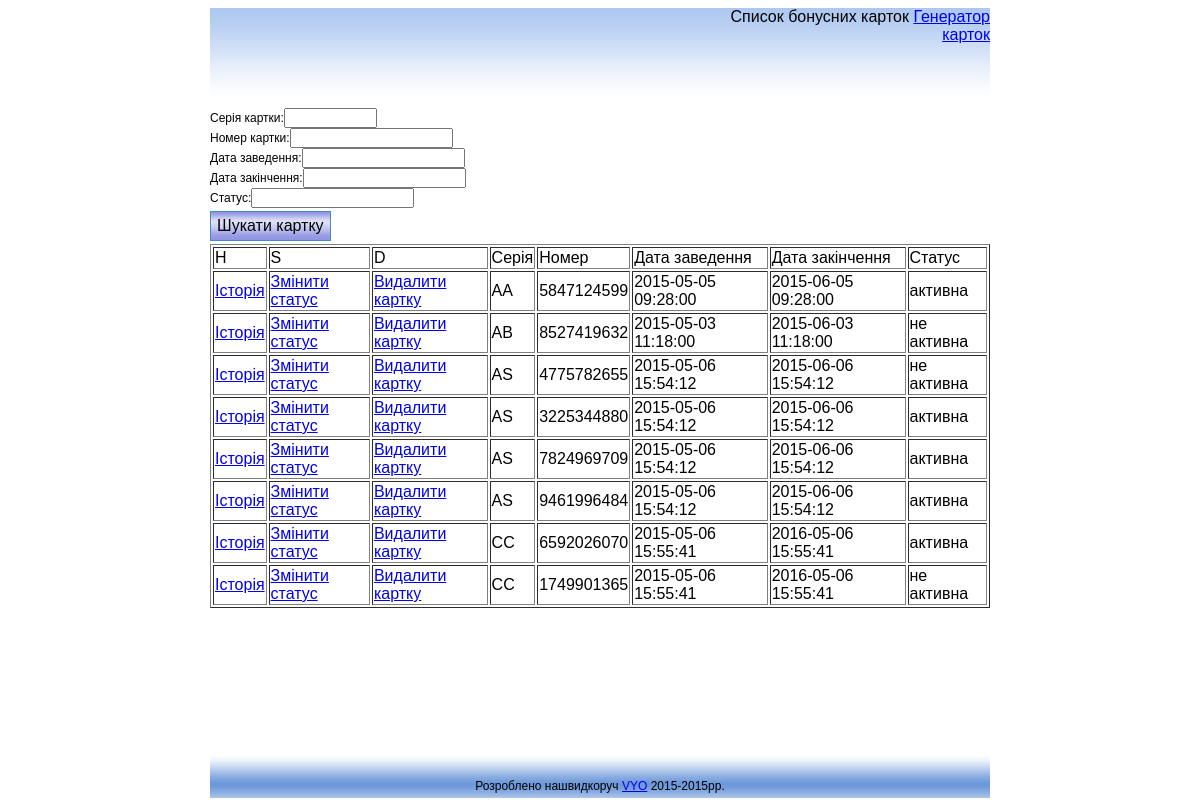
The page / on the database its author committed.
### tables this page shows
CREATE TABLE IF NOT EXISTS `card` (
  `id` int(11) NOT NULL AUTO_INCREMENT COMMENT 'Сурогатний ключ',
  `series` varchar(2) NOT NULL COMMENT 'Серія карти',
  `number` varchar(10) NOT NULL COMMENT 'Номер карти',
  `issuance_date` datetime NOT NULL COMMENT 'Дата випуску',
  `expiration_date` datetime NOT NULL COMMENT 'Дата закінчення активності',
  `use_date` datetime NOT NULL COMMENT 'Дата використання',
  `amount` decimal(12,2) NOT NULL COMMENT 'Сума',
  `status_id` int(11) NOT NULL COMMENT 'ID статусу',
  `del_sign` int(11) NOT NULL DEFAULT '0',
  PRIMARY KEY (`id`)
);

### logic/functions.php (called while the page is built, shortened)
<?php
	function db_query($query) {
		$result = mysql_query($query);
		return $result;
	}
?>

### logic/main.php (the view, shortened to what this page needs)
<?php
  if (isset($_POST['search_button'])) {
    $where_clauses = '';
    if (!is_empty($_POST['serch_series'])) $where_clauses .= ' AND C.series = "'.$_POST['serch_series'].'"';
    if (!is_empty($_POST['serch_number'])) $where_clauses .= ' AND C.number = "'.$_POST['serch_number'].'"';
    if (!is_empty($_POST['serch_issuance_date'])) $where_clauses .= ' AND C.issuance_date = "'.$_POST['serch_issuance_date'].'"';
    if (!is_empty($_POST['serch_expiration_date'])) $where_clauses .= ' AND C.expiration_date = "'.$_POST['serch_expiration_date'].'"';
    if (!is_empty($_POST['serch_status'])) $where_clauses .= ' AND S.name = "'.$_POST['serch_status'].'"';
  }
  else $where_clauses = '';
  $content['bonuscards_list'] = '';
  if (!$bonuscards_list_template = file_get_contents(TEMPLATE_DIR.'bonuscards_list.html')) {
    die('Cannot load bonuscards_list.html');
  }
  if (!$content['bonuscards_search'] = file_get_contents(TEMPLATE_DIR.'bonuscards_search.html'))
  {
    die('Cannot load bonuscards_search.html');
  }
  $select_query = 'SELECT COUNT(*) FROM card C JOIN status S ON C.status_id = S.id AND C.del_sign = 0 WHERE del_sign = 0'.$where_clauses;
  $result_query = db_query($select_query);
  $records_all = mysql_result($result_query, 0);
  if ($records_all == 0) {
    $content['bonuscards_list'] = 'Немає жодної бонусної карти...';
  }
  else {
    $select_query = 'SELECT C.id, C.series, C.number, C.issuance_date, C.expiration_date, S.name AS status
      FROM card C JOIN status S ON C.status_id = S.id AND C.del_sign = 0'.$where_clauses;
    $result_query = db_query($select_query);
    $temp_page = $bonuscards_list_template;
    $temp_page = str_replace('{row_history}', 'H', $temp_page);
    $temp_page = str_replace('{row_status}', 'S', $temp_page);
    $temp_page = str_replace('{row_delete}', 'D', $temp_page);
    $temp_page = str_replace('{bc_series}', 'Серія', $temp_page);
    $temp_page = str_replace('{bc_number}', 'Номер', $temp_page);
    $temp_page = str_replace('{bc_issuance_date}', 'Дата заведення', $temp_page);
    $temp_page = str_replace('{bc_expiration_date}', 'Дата закінчення', $temp_page);
    $temp_page = str_replace('{bc_status}', 'Статус', $temp_page);
    $content['bonuscards_list'] .= $temp_page;
    while ($row = mysql_fetch_assoc($result_query)) {
      $temp_page = $bonuscards_list_template;
      $temp_page = str_replace('{row_history}', '<a href="index.php?link=row_history&id='.$row['id'].'">Історія</a>', $temp_page);
      $temp_page = str_replace('{row_status}', '<a href="index.php?link=row_history&id='.$row['id'].'&op=S">Змінити статус</a>', $temp_page);
      $temp_page = str_replace('{row_delete}', '<a href="index.php?link=row_history&id='.$row['id'].'&op=D">Видалити картку</a>', $temp_page);
      $temp_page = str_replace('{bc_series}', $row['series'], $temp_page);
      $temp_page = str_replace('{bc_number}', $row['number'], $temp_page);
      $temp_page = str_replace('{bc_issuance_date}', $row['issuance_date'], $temp_page);
      $temp_page = str_replace('{bc_expiration_date}', $row['expiration_date'], $temp_page);
      $temp_page = str_replace('{bc_status}', $row['status'], $temp_page);
      $content['bonuscards_list'] .= $temp_page;
    }
  }
?>

### index.php (shortened to what this page needs)
<?php
  include(LOGIC_DIR.'functions.php');
  if (!$page = file_get_contents(TEMPLATE_DIR.'index.html'))
  {
    die('Cannot load index.html');
  }
  if (!$content['page_content'] = file_get_contents(TEMPLATE_DIR.$_GET['link'].'.html'))
  {
    die('Cannot load template');
  }
  if (!$content['page_header'] = file_get_contents(TEMPLATE_DIR.'header.html'))
  {
    die('Cannot load header.html');
  }
  if (!$content['page_footer'] = file_get_contents(TEMPLATE_DIR.'footer.html'))
  {
    die('Cannot load footer.html');
  }
  $content['page_title'] = 'Бонусні картки';
  $content['footer_content'] = 'Розроблено нашвидкоруч <a href=mailto:vyomail1985@gmail.com>VYO</a> 2015-'.date('Y').'рр.';
  $content['header_content'] = 'Список бонусних карток <a href=index.php?link=card_gen>Генератор карток</a>';
  include(LOGIC_DIR.$_GET['link'].'.php');
  foreach ($content as $key => $value)
  {
    $page = str_replace('{'.$key.'}', $value, $page);
  }
  echo $page;
?>

### css/styles.css (style rules this page uses)
* { font-family: Arial, Helvetica, sans-serif; }
.footer { background: url(../images/footer_back.gif) repeat-x; height: 50px; vertical-align: bottom; text-align: center; padding: 0px 0px 5px 0px; font-size: 12px; }
.form_label { font-size: 12px; margin: 0px 3px 0px 0px; }
.form_edit { font-size: 12px; }
.form_button { font-size: 16px; height: 30px; background: url(../images/menu_back.gif) repeat-x; border: solid 1px #468BC0; margin: 3px 0px 3px 0px; }
.page { width: 780px; }
.page_header { height: 100px; background: url(../images/header_back.gif) repeat-x; }
.page_content { height: 640px; font-size: 12px; }
.page_footer { height: 50px; }
.page_header, .page_content, .page_footer, .forums_list { text-align: left; vertical-align: top; }

### rows shown on the page
card: id "Історія Змінити статус Видалити картку AA 5847124599 2015-05-05 09:28:00 2015-06-05 09:28:00 активна"
card: id "Історія Змінити статус Видалити картку AB 8527419632 2015-05-03 11:18:00 2015-06-03 11:18:00 не активна"
card: id "Історія Змінити статус Видалити картку AS 4775782655 2015-05-06 15:54:12 2015-06-06 15:54:12 не активна"
card: id "Історія Змінити статус Видалити картку AS 3225344880 2015-05-06 15:54:12 2015-06-06 15:54:12 активна"
card: id "Історія Змінити статус Видалити картку AS 7824969709 2015-05-06 15:54:12 2015-06-06 15:54:12 активна"
card: id "Історія Змінити статус Видалити картку AS 9461996484 2015-05-06 15:54:12 2015-06-06 15:54:12 активна"
card: id "Історія Змінити статус Видалити картку CC 6592026070 2015-05-06 15:55:41 2016-05-06 15:55:41 активна"
card: id "Історія Змінити статус Видалити картку CC 1749901365 2015-05-06 15:55:41 2016-05-06 15:55:41 не активна"
